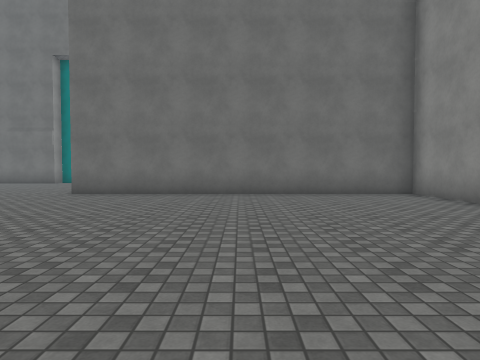
view 1 (above)

24 first-person views from a walk through a 3-D level made in the Unity game engine. The camera is 1.3 m above the floor, tilts 2° down and sees 75° across. The floor is counted in squares, 2 m on a side. Each view is taken from the middle of a square. On the plan, view 1 faces up. The plan holds only what a view shows up to about 10 squares ahead; the rest is blank. The place goes on beyond the plan. The player character is not drawn. Some animated figures are not drawn. Surface patterns are stand-ins for the level's own textures.

view 2
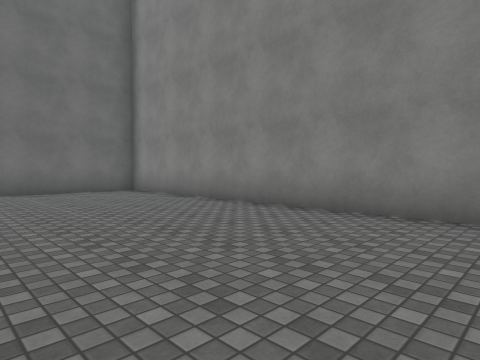

view 3
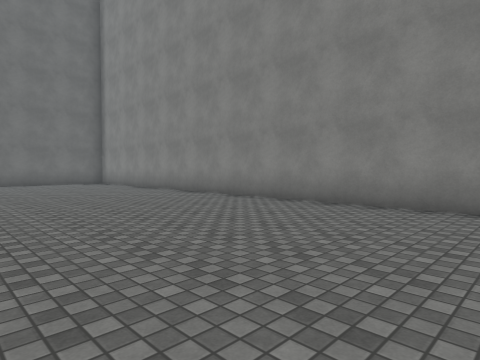

view 4
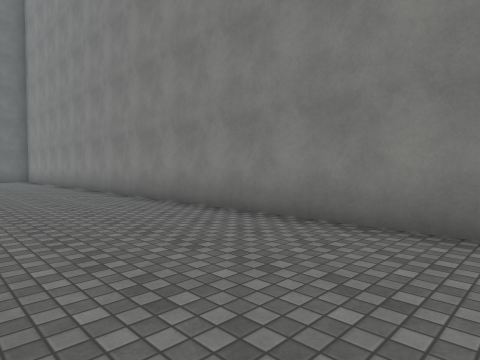

view 5
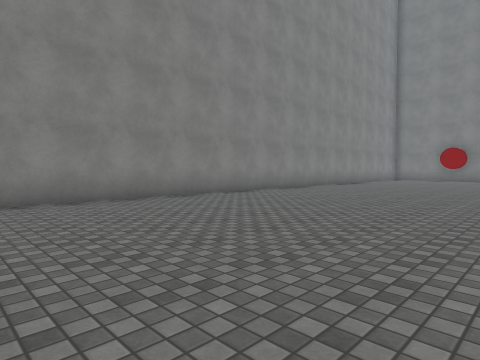

view 6
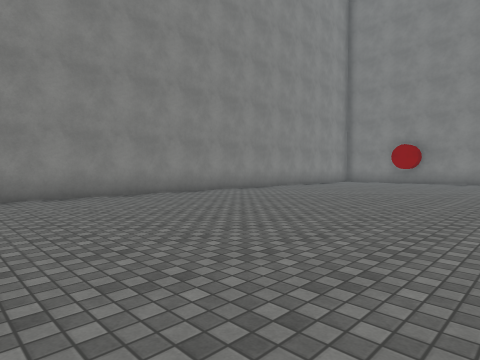

view 7
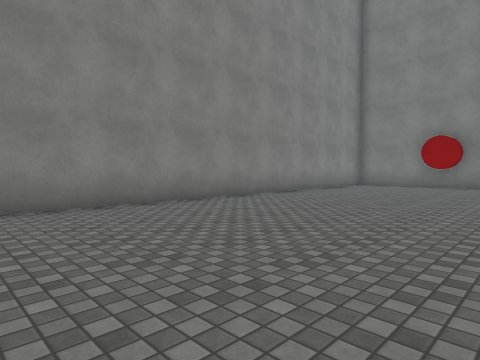

view 8
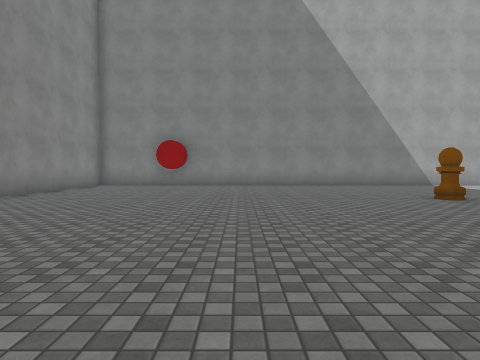

view 9
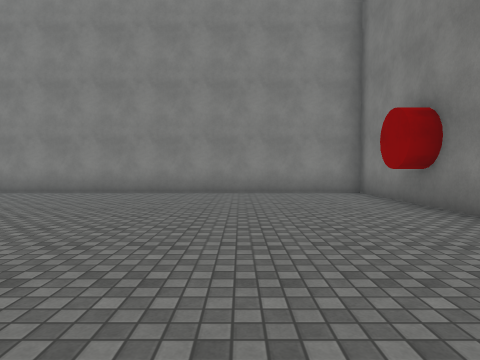

view 10
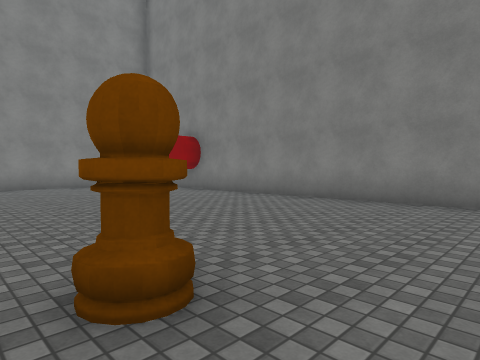

view 11
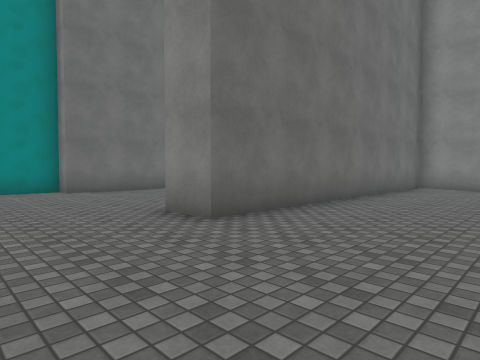

view 12
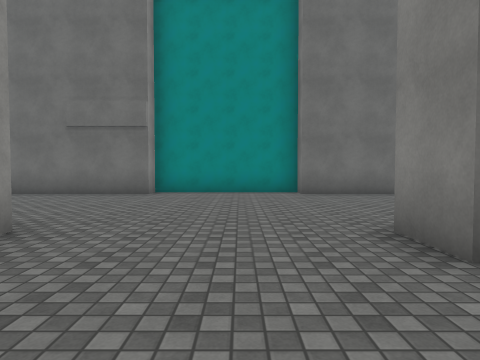

view 13
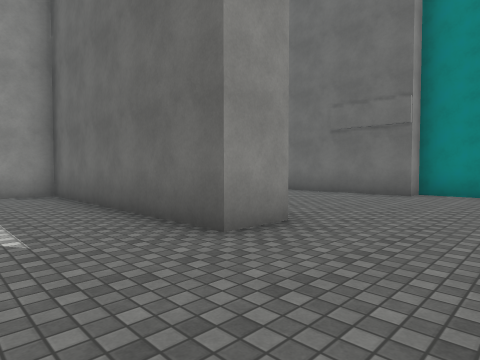

view 14
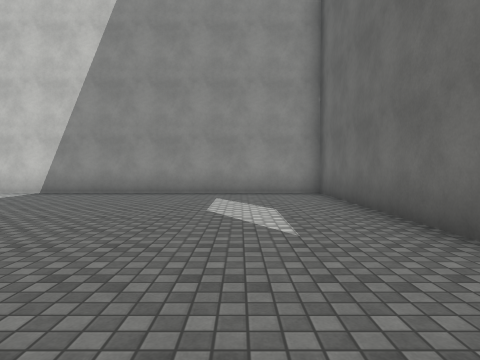

view 15
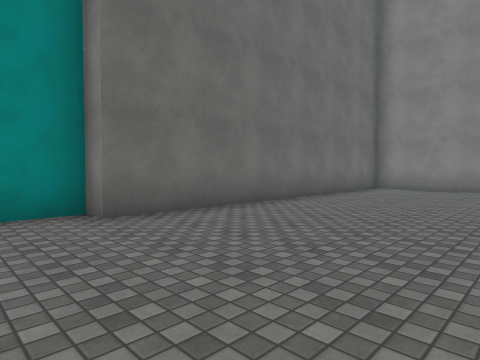

view 16
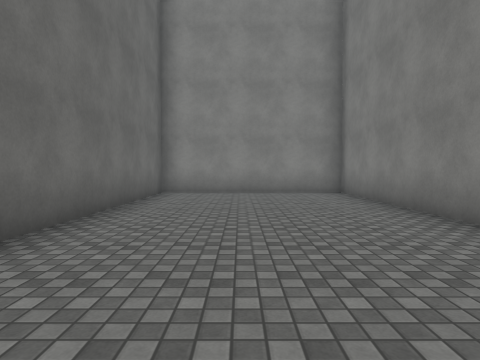

view 17
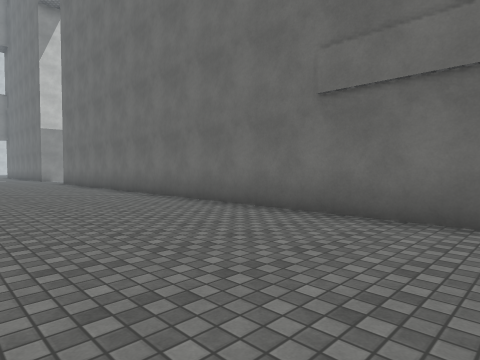

view 18
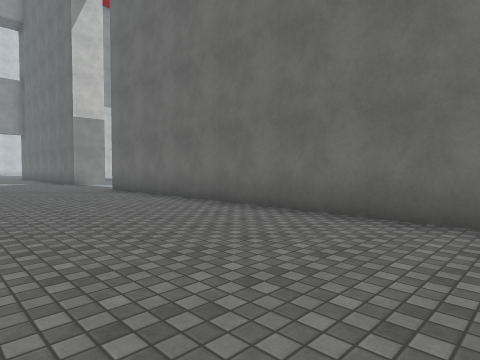

view 19
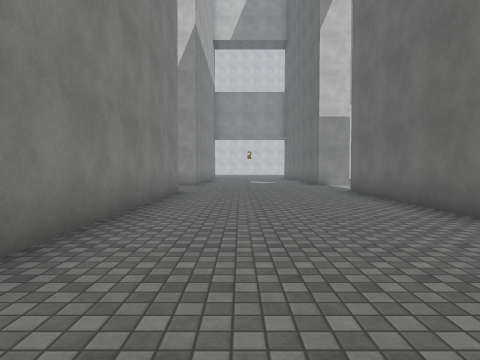

view 20
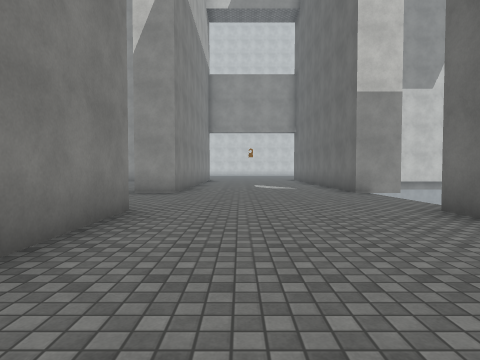

view 21
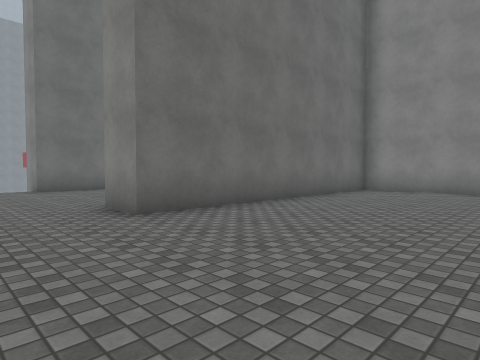

view 22
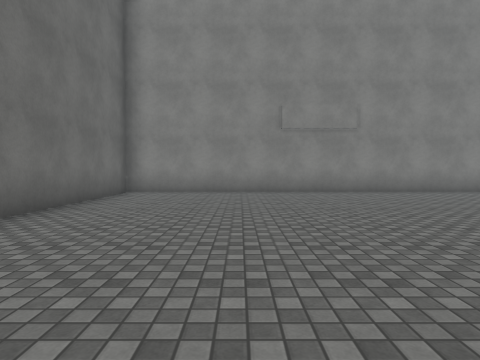

view 23
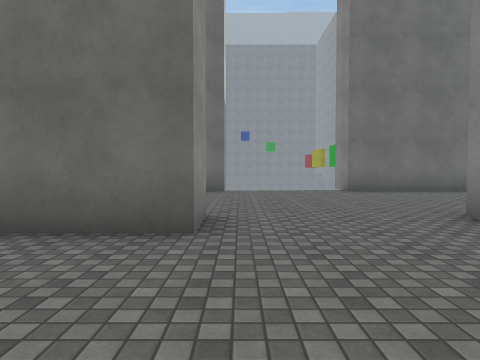

view 24
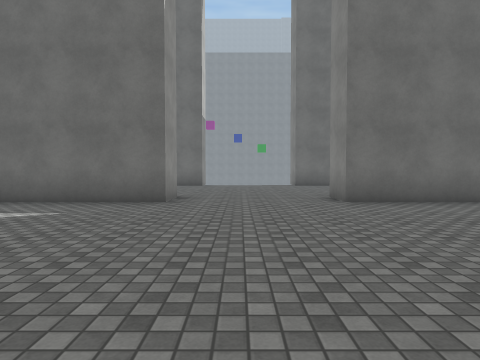

### Floor plan
Points are (right, up) in squares from view 1. A wall is a line through its corners. A room is listed if a view was taken in it or the views show most of it. See-through windows are left out.
Room 1 (views 1, 2, 3, 4, 5, 6, 7, 8, 9, 10, 11, 12, 13, 14, 15)
walls: (-8.4, 9.2) (-8.4, 8.1) (-14.4, 8.1) (-14.4, -0.5); (3.9, -25.3) (4.5, -25.3) (4.5, 8.1) (-4.4, 8.1) (-4.4, 9.2)
ways out: opening at (-5.5, 10.7) to room 2
objects: other object (-6, -20)
Room 2 (views 16, 17, 18, 19, 20, 21, 22, 23, 24)
walls: (-15.4, -1.6) (-15.4, 8.1) (-22.9, 8.1) (-22.9, 9.2) (-16.2, 9.2); (-27.9, 9.2) (-26.5, 9.2) (-26.5, 8.1) (-28.5, 8.1); (-26.5, 15.4) (-26.5, 14.1) (-28, 14.1); (-0.5, 9.2) (4.5, 9.2) (4.5, 14.1) (-4.4, 14.1) (-4.4, 14.7) (-8.4, 14.7) (-8.4, 14.1) (-22.9, 14.1) (-22.9, 15.4)
ways out: opening at (-5.5, 10.7) to room 1; gap at (-23, 15)

Where each view was taken, in squares from view 1:
view 1: 0 up, 0 right, facing up
view 2: 1 down, 0 right, facing up-right
view 3: 6 down, 1 left, facing up-right
view 4: 10 down, 1 right, facing up-right
view 5: 6 down, 2 left, facing down-right
view 6: 10 down, 3 left, facing down-right
view 7: 13 down, 1 left, facing down-right
view 8: 13 down, 1 left, facing down
view 9: 22 down, 4 left, facing right
view 10: 19 down, 7 left, facing down-right
view 11: 5 up, 7 left, facing up-right
view 12: 6 up, 6 left, facing up
view 13: 6 up, 6 left, facing up-left
view 14: 6 up, 6 left, facing left
view 15: 10 up, 6 left, facing up-right
view 16: 12 up, 4 left, facing right
view 17: 10 up, 8 left, facing up-left
view 18: 10 up, 13 left, facing up-left
view 19: 11 up, 14 left, facing left
view 20: 11 up, 18 left, facing left
view 21: 4 up, 25 left, facing up-right
view 22: 5 up, 24 left, facing right
view 23: 5 up, 26 left, facing up
view 24: 2 up, 25 left, facing up
